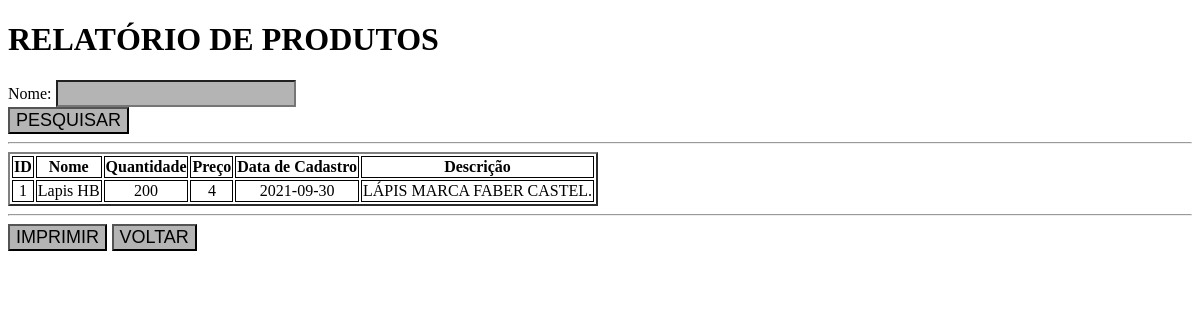
The page /relatorio.php?nome=Lapis HB on the database its author committed.
### tables this page shows
CREATE TABLE `produto` (
  `codigo` int(11) NOT NULL,
  `nome` varchar(100) NOT NULL,
  `quantidade` varchar(100) NOT NULL,
  `preco` float NOT NULL,
  `data` date NOT NULL,
  `descricao` text NOT NULL
);

### relatorio.php (the view, shortened to what this page needs)
<!DOCTYPE html>
<html lang="pt-br">
<head>
    <link rel="stylesheet" href="style.css">
</head>
<body>
    <h1>RELATÓRIO DE PRODUTOS</h1>
    <form action="index.php?link=relatorio.php" method="post">
    Nome: <input type="text" name="nome" id="input" maxlength="40"><br>
    <input type="submit" id="input" value="PESQUISAR">
    </form><hr>
</body>
</html>
<?php
    require "conectar.php";
    $nome = @$_REQUEST["nome"];
    $sql = "SELECT *FROM produto WHERE nome LIKE '%$nome%' ORDER BY nome ASC";
    $res = mysqli_query($con,$sql);
    if(mysqli_affected_rows($con)==0) {
        echo "CADASTRO NÃO ENCONTRADO!";
        }
        else {
            echo "<table border=2>
            <tr><th>ID</th><th>Nome</th><th>Quantidade</th><th>Preço</th><th>Data de Cadastro</th><th>Descrição</th></tr>";
        while($registro=mysqli_fetch_assoc($res)) {
            $ID = $registro["codigo"];
            $nome = $registro["nome"];
            $quantidade = $registro["quantidade"];
            $preco = $registro["preco"];
            $data = $registro["data"];
            $descricao = $registro["descricao"];
        echo "<tr><td>$ID</td><td>$nome</td><td>$quantidade</td><td>$preco</td><td>$data</td><td>$descricao</td></tr>";
        }
        echo "</table>";
        echo "<hr><input type='button' id='input' value='IMPRIMIR' onclick='javascript:window.print()'>";
        echo "<a href='index.php?link=pesquisa.php' style='text-decoration:none;'>
        <input type='button' id='input' value='VOLTAR'></a>";
        }
?>

### style.css (style rules this page uses)
a:link { text-decoration: none; font-size: 18px; color: black; font-weight: bolder; text-align: center; }
#input { font-size: 18px; background-color: rgba(128, 128, 128, 0.589); }

### relatorio.php (style rules this page uses)
th,td { border: 1px solid black; text-align:center; }

### rows shown on the page
produto: codigo "1", nome "Lapis HB", quantidade "200", preco "4", data "2021-09-30", descricao "LÁPIS MARCA FABER CASTEL."
